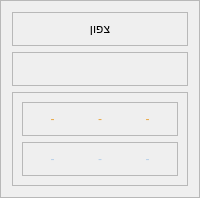
                    <widget class="QFrame" name="f_dig_no">
                     <property name="sizePolicy">
                      <sizepolicy hsizetype="Expanding" vsizetype="Expanding">
                       <horstretch>0</horstretch>
                       <verstretch>0</verstretch>
                      </sizepolicy>
                     </property>
                     <property name="styleSheet">
                      <string notr="true">  QFrame#f_dig_no{

  border-top-left-radius: 30px;
  border-top-right-radius: 30px;
}</string>
                     </property>
                     <property name="frameShape">
                      <enum>QFrame::StyledPanel</enum>
                     </property>
                     <property name="frameShadow">
                      <enum>QFrame::Raised</enum>
                     </property>
                     <property name="setHeightForWidth" stdset="0">
                      <bool>true</bool>
                     </property>
                     <layout class="QVBoxLayout" name="verticalLayout_28">
                      <item>
                       <widget class="QFrame" name="f_dig_no_name">
                        <property name="styleSheet">
                         <string notr="true">QToolTip {
	background-color: rgb(0, 85, 255);
	font: 11pt &quot;Rubik&quot;;
	color: #efefef;
}</string>
                        </property>
                        <property name="frameShape">
                         <enum>QFrame::StyledPanel</enum>
                        </property>
                        <property name="frameShadow">
                         <enum>QFrame::Raised</enum>
                        </property>
                        <layout class="QVBoxLayout" name="verticalLayout_32">
                         <item>
                          <widget class="QLabel" name="dig_no_name">
                           <property name="text">
                            <string>צפון</string>
                           </property>
                           <property name="scaledContents">
                            <bool>true</bool>
                           </property>
                           <property name="alignment">
                            <set>Qt::AlignCenter</set>
                           </property>
                          </widget>
                         </item>
                        </layout>
                       </widget>
                      </item>
                      <item>
                       <widget class="QFrame" name="f_dig_no_arrows">
                        <property name="frameShape">
                         <enum>QFrame::StyledPanel</enum>
                        </property>
                        <property name="frameShadow">
                         <enum>QFrame::Raised</enum>
                        </property>
                        <layout class="QHBoxLayout" name="horizontalLayout_42">
                         <item>
                          <widget class="QLabel" name="dig_no_arrows">
                           <property name="sizePolicy">
                            <sizepolicy hsizetype="Expanding" vsizetype="Expanding">
                             <horstretch>0</horstretch>
                             <verstretch>0</verstretch>
                            </sizepolicy>
                           </property>
                           <property name="text">
                            <string/>
                           </property>
                           <property name="scaledContents">
                            <bool>true</bool>
                           </property>
                           <property name="alignment">
                            <set>Qt::AlignCenter</set>
                           </property>
                          </widget>
                         </item>
                        </layout>
                       </widget>
                      </item>
                      <item>
                       <widget class="QFrame" name="f_dig_no_vol">
                        <property name="frameShape">
                         <enum>QFrame::StyledPanel</enum>
                        </property>
                        <property name="frameShadow">
                         <enum>QFrame::Raised</enum>
                        </property>
                        <layout class="QVBoxLayout" name="verticalLayout_27">
                         <item>
                          <widget class="QFrame" name="f_dig_no_vol_mor">
                           <property name="styleSheet">
                            <string notr="true">QLabel{
	font: 10pt &quot;Rubik&quot;;
	color: rgb(232, 166, 66);

}</string>
                           </property>
                           <property name="frameShape">
                            <enum>QFrame::StyledPanel</enum>
                           </property>
                           <property name="frameShadow">
                            <enum>QFrame::Raised</enum>
                           </property>
                           <layout class="QHBoxLayout" name="horizontalLayout_36">
                            <item>
                             <widget class="QLabel" name="dig_no_vol_mor_r">
                              <property name="text">
                               <string>-</string>
                              </property>
                              <property name="alignment">
                               <set>Qt::AlignCenter</set>
                              </property>
                             </widget>
                            </item>
                            <item>
                             <widget class="QLabel" name="dig_no_vol_mor_t">
                              <property name="text">
                               <string>-</string>
                              </property>
                              <property name="alignment">
                               <set>Qt::AlignCenter</set>
                              </property>
                             </widget>
                            </item>
                            <item>
                             <widget class="QLabel" name="dig_no_vol_mor_l">
                              <property name="text">
                               <string>-</string>
                              </property>
                              <property name="alignment">
                               <set>Qt::AlignCenter</set>
                              </property>
                             </widget>
                            </item>
                           </layout>
                          </widget>
                         </item>
                         <item>
                          <widget class="QFrame" name="f_dig_no_vol_eve">
                           <property name="styleSheet">
                            <string notr="true">QLabel{
	font: 10pt &quot;Rubik&quot;;
	color: rgb(183, 207, 232);

}</string>
                           </property>
                           <property name="frameShape">
                            <enum>QFrame::StyledPanel</enum>
                           </property>
                           <property name="frameShadow">
                            <enum>QFrame::Raised</enum>
                           </property>
                           <layout class="QHBoxLayout" name="horizontalLayout_35">
                            <item>
                             <widget class="QLabel" name="dig_no_vol_eve_r">
                              <property name="text">
                               <string>-</string>
                              </property>
                              <property name="alignment">
                               <set>Qt::AlignCenter</set>
                              </property>
                             </widget>
                            </item>
                            <item>
                             <widget class="QLabel" name="dig_no_vol_eve_t">
                              <property name="text">
                               <string>-</string>
                              </property>
                              <property name="alignment">
                               <set>Qt::AlignCenter</set>
                              </property>
                             </widget>
                            </item>
                            <item>
                             <widget class="QLabel" name="dig_no_vol_eve_l">
                              <property name="text">
                               <string>-</string>
                              </property>
                              <property name="alignment">
                               <set>Qt::AlignCenter</set>
                              </property>
                             </widget>
                            </item>
                           </layout>
                          </widget>
                         </item>
                        </layout>
                       </widget>
                      </item>
                     </layout>
                    </widget>
